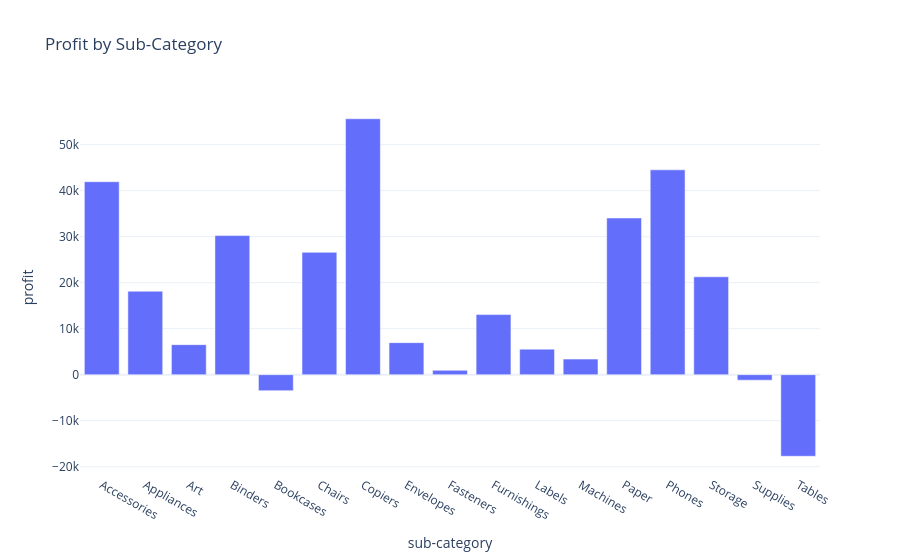

The notebook cell this image was saved under:
### Markdown cell above
## profit by sub_categ

### Code cell
profit_by_subc=df.groupby('sub-category')['profit'].sum().reset_index()
profit_by_subc

fig=px.bar(profit_by_subc,
           x='sub-category',
           y='profit',
           title='Profit by Sub-Category')
fig.show()

### Figure 1 — Plotly figure (JSON) as saved in the notebook; plotly's stock layout.template omitted (floating-point values rounded to 4 significant figures)
{"data": [{"alignmentgroup": "True", "hovertemplate": "sub-category=%{x}<br>profit=%{y}<extra></extra>", "legendgroup": "", "marker": {"color": "#636efa", "pattern": {"shape": ""}}, "name": "", "offsetgroup": "", "orientation": "v", "showlegend": false, "textposition": "auto", "type": "bar", "x": ["Accessories", "Appliances", "Art", "Binders", "Bookcases", "Chairs", "Copiers", "Envelopes", "Fasteners", "Furnishings", "Labels", "Machines", "Paper", "Phones", "Storage", "Supplies", "Tables"], "xaxis": "x", "y": [41940.0, 18140.0, 6528.0, 30220.0, -3473.0, 26590.0, 55620.0, 6964.0, 949.5, 13060.0, 5546.0, 3385.0, 34050.0, 44520.0, 21280.0, -1189.0, -17730.0], "yaxis": "y"}], "layout": {"barmode": "relative", "legend": {"tracegroupgap": 0}, "title": {"text": "Profit by Sub-Category"}, "xaxis": {"anchor": "y", "domain": [0, 1], "title": {"text": "sub-category"}}, "yaxis": {"anchor": "x", "domain": [0, 1], "title": {"text": "profit"}}}}
